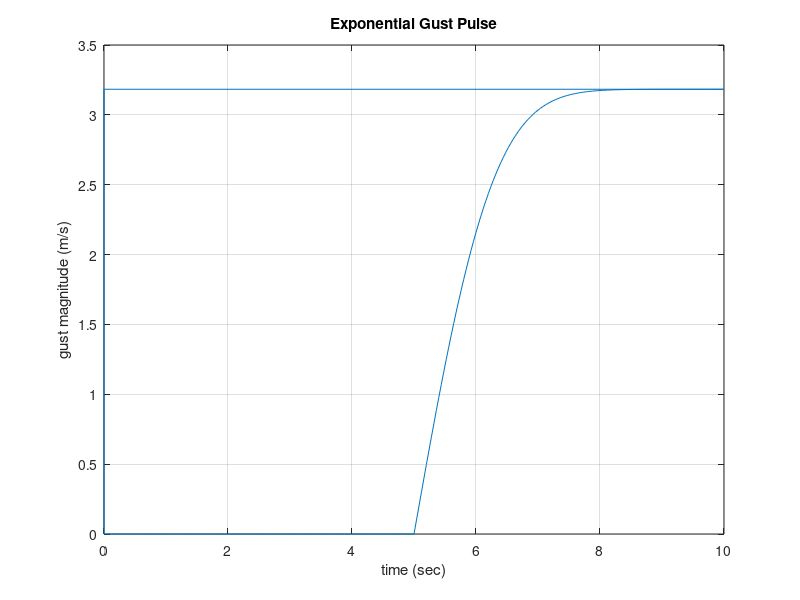
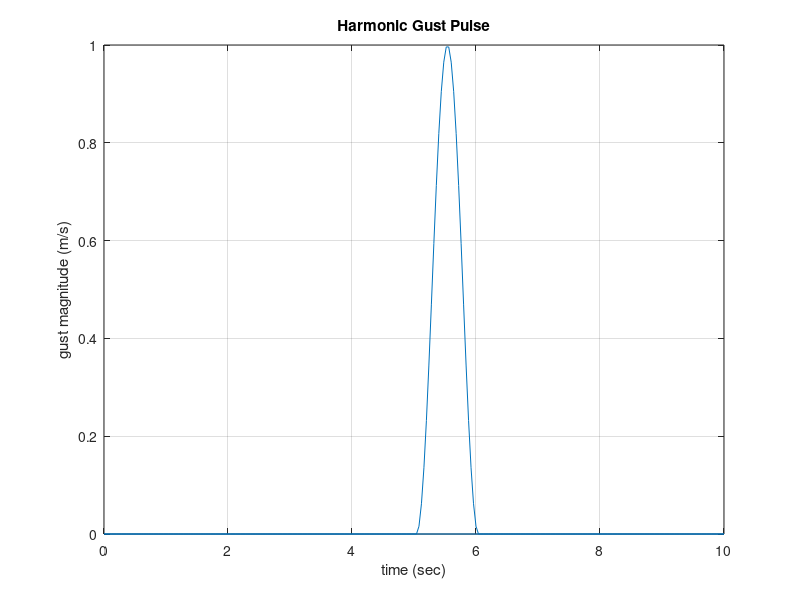

Write the MATLAB code that produced these figures, in order.
%   Copyright (C) 2018-present, Facebook, Inc.
% 
%   This program is free software; you can redistribute it and/or modify
%   it under the terms of the GNU General Public License as published by
%   the Free Software Foundation; version 2 of the License.
% 
%   This program is distributed in the hope that it will be useful,
%   but WITHOUT ANY WARRANTY; without even the implied warranty of
%   MERCHANTABILITY or FITNESS FOR A PARTICULAR PURPOSE.  See the
%   GNU General Public License for more details.
% 
%   You should have received a copy of the GNU General Public License along
%   with this program; if not, write to the Free Software Foundation, Inc.,
%   51 Franklin Street, Fifth Floor, Boston, MA 02110-1301 USA.

% gust simulations function

%Initialize the gust parameters
lamA = 0.1;   % Pulse amplification factor
lamC = 1;   % Dropoff factor

% Gust initial magnitude
init_gust = 0;


%Timing parameters
tstart = 5;             % gust start time in sec
tend   = 10;            % simulation end time in sec
duration  = 30 ;        %gust duration time in sec

time_step = 1/25 ;   %in sec

%Initialize gust vectors
Wgust_pulse_exponential = init_gust*ones(1,duration/time_step+1) ;
Wgust_pulse_harmonic    = init_gust*ones(1,duration/time_step+1) ;
time                    = zeros(1,duration/time_step+1) ;
i = 1;

for tt=0:time_step:tend
    
    
    if( tt>=tstart && tt<=tend)
        % Compute gaussian pulse exponential and derivative factor
        gaussexp = -(tt - tstart)^2 / (2*lamC^2);

        % Update input based on time
        Wgust_pulse_exponential(i+1)     = Wgust_pulse_exponential(i)     + lamA * exp(gaussexp);
    end
    
    % Compute Simple harmonic pulse
    u_gust  = 0.5; % Gust magnitude [m/s]
    f_gust  = 1.0; % Gust frequency [Hz]

    % Multiplier for setting input signal frequency the same as flutter frequency
    lamB = 2 * pi * f_gust;

    % Update input based on time, for only one gust period
    if tt > tstart && tt < (tstart + 1/f_gust)
        Wgust_pulse_harmonic(i+1)     = u_gust * (1 - cos(lamB * (tt - tstart)));
    end

    time(i) = tt ;
    
    i = i+1 ;
end

figure;plot(time,Wgust_pulse_exponential);xlabel('time (sec)');ylabel('gust magnitude (m/s)');grid;title('Exponential Gust Pulse'); 
figure;plot(time,Wgust_pulse_harmonic);xlabel('time (sec)');ylabel('gust magnitude (m/s)');grid;title('Harmonic Gust Pulse');